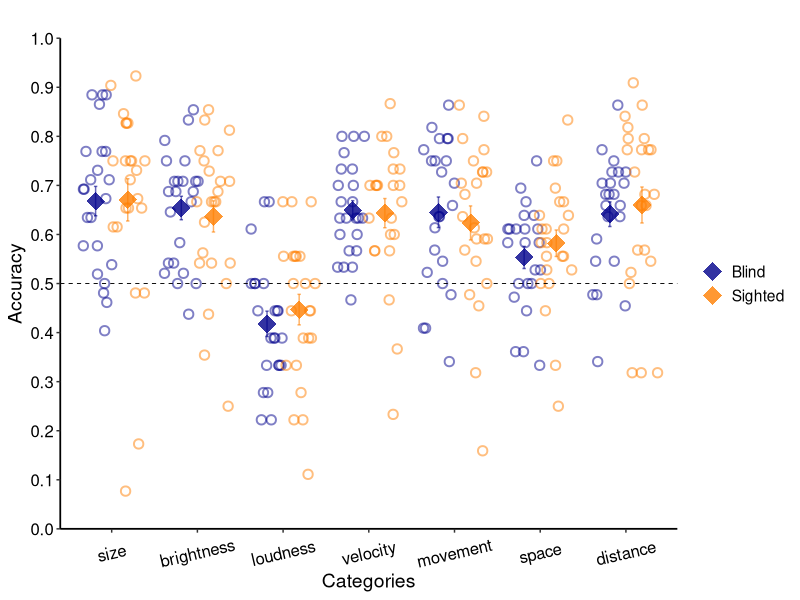

The R source for this figure: (Note: a time limit stopped this script after it produced the figure.)
## ---- chunk 1
# Load and install (if missing) the recquired packages
list.of.packages <- c("tidyverse", 
                      "knitr", 
                      "reshape2", 
                      "lme4",
                      "nlme",
                      "car")
new.packages <- list.of.packages[!(list.of.packages %in% installed.packages()[,"Package"])]
if(length(new.packages)) install.packages(new.packages)

lapply(list.of.packages, library, character.only = TRUE)

# set script folder as working dir
# setwd(dirname(rstudioapi::getActiveDocumentContext()$path))

# set to true to show the code chunk
knitr::opts_chunk$set(echo = TRUE)
## ---- chunk 2

allData<-read.csv("allData.csv", header = TRUE)

## ---- chunk 3

allData$rawAccuracy <- as.integer(allData$response == allData$meaning)

allData$nativeAccuracy <- ifelse(allData$value == 'goodop', 
                                 abs(allData$rawAccuracy - 1), 
                                 allData$rawAccuracy + 0)
allData %>%
  group_by(group) %>%
  summarize(native_acc = mean(nativeAccuracy), 
            native_sd = sd((nativeAccuracy)),
            .groups = 'keep')

## ---- chunk 4

categoryAccuracySubj_tidy <- allData %>%
  group_by(subID, group, category) %>%
  summarize(nativeAccuracy_mean = mean(nativeAccuracy), 
            nativeAccuracy_sd = sd(nativeAccuracy),
            n = n(),
            nativeAccuracy_se = nativeAccuracy_sd / sqrt(n),
            .groups = 'keep')

print(categoryAccuracySubj_tidy)

## ---- chunk 5

categoryAccuracyGroup_tidy <- categoryAccuracySubj_tidy %>%
  group_by(group, category) %>%
  summarize(group_nativeAccuracy_mean = mean(nativeAccuracy_mean),
            group_accuracy_sd = sd(nativeAccuracy_mean),
            n = n(),
            group_nativeAccuracy_se = group_accuracy_sd / sqrt(n),
            .groups = 'keep')

print(categoryAccuracyGroup_tidy)

## ---- chunk 6

ggplot() +
  geom_jitter(data = categoryAccuracySubj_tidy, 
              aes(x = as.factor(category), 
                  y = nativeAccuracy_mean, 
                  color = group),
              position = position_jitterdodge(),
              shape = 1,
              size = 2.5,
              stroke = 1,
              alpha = .5,
              show.legend = F) +
  geom_errorbar(data = categoryAccuracyGroup_tidy,
                aes(y = group_nativeAccuracy_mean,
                    x = as.factor(category),
                    ymin = group_nativeAccuracy_mean - group_nativeAccuracy_se,
                    ymax = group_nativeAccuracy_mean + group_nativeAccuracy_se,
                    color = group),
                width = .08,
                alpha = .6,
                position = position_jitterdodge(0),
                show.legend = F) +
  geom_point(data = categoryAccuracyGroup_tidy,
              aes(y = group_nativeAccuracy_mean,
                  x = as.factor(category),
                  color = group),
              position = position_jitterdodge(0),
              shape = 18,
              size = 6,
              alpha = .8) +
  theme_classic() +
  scale_color_manual(values=c('darkblue','darkorange1'), labels=c('Blind', 'Sighted')) +
  scale_y_continuous(limits=c(0, 1), breaks=seq(0, 1, 0.10), expand = c(0,0)) +
  scale_x_discrete(limits=c("1", "2", "3", "4", "5", "6", "7"),
                   labels = c("size", "brightness", "loudness", "velocity", "movement", "space", "distance")) + 
  labs(x="Categories", y="Accuracy") +
  ggtitle("") +
  theme(
    text=element_text(size=14), 
    axis.line = element_line(size = 0.6), 
    axis.text.x = element_text(size=12,colour="black",
                               angle = 13,
                               vjust = .5, 
                               hjust = 0.5), 
    axis.text.y = element_text(size=12, 
                               colour='black'), 
    legend.title=element_blank())+
  geom_hline(yintercept=c(0.5), linetype="dashed", colour="black", size=0.3) 

# ggsave('categories_accuracy.tiff',
#        device="tiff",
#        units="in",
#        width=7.54,
#        height=4.54,
#        dpi=300)
## ---- chunk 7

summary(allData)
allData$subID <- factor(allData$subID)
allData$category <- factor(allData$category)
allData$group <- factor(allData$group)
allData$session <- factor(allData$session)
allData$language <- factor(allData$language)
allData$stimulus <- factor(allData$stimulus)

## ---- chunk 8

native_EB <- subset(allData, group == 'EB')
binom.test(sum(native_EB$grade), nrow(native_EB), p = .5)

native_SC <- subset(allData, group == 'SC')
binom.test(sum(native_SC$grade), nrow(native_SC), p = .5)
## ---- chunk 9

catOne_EB <- subset(allData, category == 1 & group == 'EB')
binom.test(sum(catOne_EB$grade), nrow(catOne_EB), p = .5)

catOne_SC <- subset(allData, category == 1 & group == 'SC')
binom.test(sum(catOne_SC$grade), nrow(catOne_SC), p = .5)

## ---- chunk 10

catThree_EB <- subset(allData, category == 2 & group == 'EB')
binom.test(sum(catThree_EB$grade), nrow(catThree_EB), p = .5)

catThree_SC <- subset(allData, category == 2 & group == 'SC')
binom.test(sum(catThree_SC$grade), nrow(catThree_SC), p = .5)

## ---- chunk 11

catFour_EB <- subset(allData, category == 3 & group == 'EB')
binom.test(sum(catFour_EB$grade), nrow(catFour_EB), p = .5)

catFour_SC <- subset(allData, category == 3 & group == 'SC')
binom.test(sum(catFour_SC$grade), nrow(catFour_SC), p = .5)

## ---- chunk 12

catSix_EB <- subset(allData, category == 4 & group == 'EB')
binom.test(sum(catSix_EB$grade), nrow(catSix_EB), p = .5)

catSix_SC <- subset(allData, category == 4 & group == 'SC')
binom.test(sum(catSix_SC$grade), nrow(catSix_SC), p = .5)

## ---- chunk 13

catSeven_EB <- subset(allData, category == 5 & group == 'EB')
binom.test(sum(catSeven_EB$grade), nrow(catSeven_EB), p = .5)

catSeven_SC <- subset(allData, category == 5 & group == 'SC')
binom.test(sum(catSeven_SC$grade), nrow(catSeven_SC), p = .5)

## ---- chunk 14

catEight_EB <- subset(allData, category == 6 & group == 'EB')
binom.test(sum(catEight_EB$grade), nrow(catEight_EB), p = .5)

catEight_SC <- subset(allData, category == 6 & group == 'SC')
binom.test(sum(catEight_SC$grade), nrow(catEight_SC), p = .5)

## ---- chunk 15

catNine_EB <- subset(allData, category == 7 & group == 'EB')
binom.test(sum(catNine_EB$grade), nrow(catNine_EB), p = .5)

catNine_SC <- subset(allData, category == 7 & group == 'SC')
binom.test(sum(catNine_SC$grade), nrow(catNine_SC), p = .5)

## ---- chunk 16

nativelModel <- glmer(nativeAccuracy ~ session + category + group + session*category*group +
        (1 + category | subID) + (1 + category | language:stimulus), 
      data = allData,
      family = binomial,
      control = glmerControl(optimizer="bobyqa"))

summary(nativelModel)

Anova(nativelModel)

## ---- chunk 17
allDataNoInversion <- subset(allData, value == 'good')

allDataNoInversion$rawAccuracy <- as.integer(allDataNoInversion$response == allDataNoInversion$meaning)

allDataNoInversion$nativeAccuracy <- ifelse(allDataNoInversion$value == 'goodop', 
                                 abs(allDataNoInversion$rawAccuracy - 1), 
                                 allDataNoInversion$rawAccuracy + 0)
allDataNoInversion %>%
  group_by(group) %>%
  summarize(native_acc = mean(nativeAccuracy), 
            .groups = 'keep')
## ---- chunk 18
native_EB <- subset(allDataNoInversion, group == 'EB')
binom.test(sum(native_EB$grade), nrow(native_EB), p = .5)

native_SC <- subset(allDataNoInversion, group == 'SC')
binom.test(sum(native_SC$grade), nrow(native_SC), p = .5)
## ---- chunk 19

nativelNoInversionModel <- glmer(nativeAccuracy ~ session + category + group + session*category*group +
        (1 + category | subID) + (1 + category | language:stimulus), 
      data = allDataNoInversion,
      family = binomial,
      control = glmerControl(optimizer="bobyqa"))

summary(nativelNoInversionModel)

Anova(nativelNoInversionModel)
